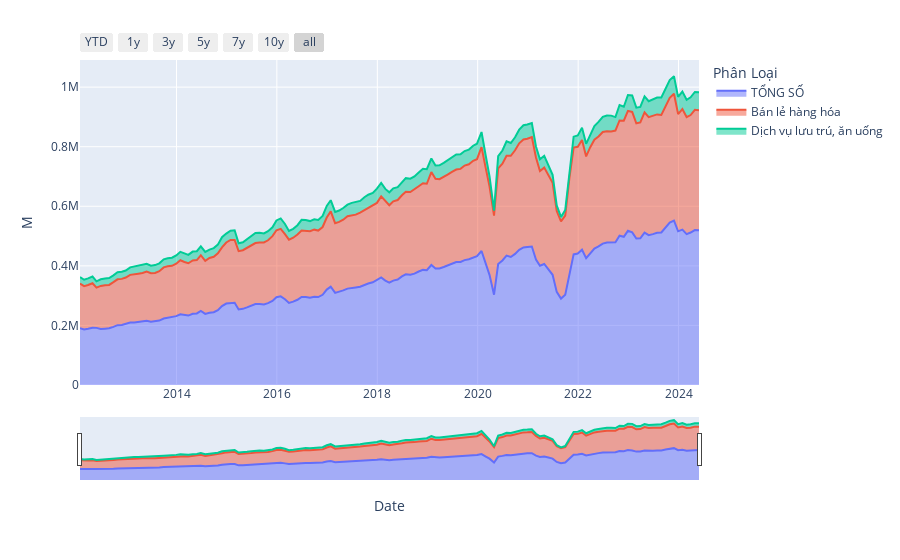

Notebook code for this chart:
### Code cell
import pandas as pd
import plotly.express as px
import plotly.graph_objects as go

df_show = dfs_tongmuc[
    (
        (dfs_tongmuc["Phân Loại"] == "TỔNG SỐ")
        | (dfs_tongmuc["Phân Loại"] == "Bán lẻ hàng hóa")
        | (dfs_tongmuc["Phân Loại"] == "Dịch vụ lưu trú, ăn uống")
        # | (dfs_tongmuc["Phân Loại"] == "Du lịch lữ hành")
        # | (dfs_tongmuc["Phân Loại"] == "Dịch vụ khác")
    )
    # & (dfs_tongmuc["Date"] > "2021-01-01")
]

fig = px.area(df_show, x="Date", y="M", color="Phân Loại")

fig.update_xaxes(
    rangeslider_visible=True,
    rangeselector=dict(
        buttons=[
            dict(count=1, label="YTD", step="year", stepmode="todate"),
            dict(count=1, label="1y", step="year", stepmode="backward"),
            dict(count=3, label="3y", step="year", stepmode="backward"),
            dict(count=5, label="5y", step="year", stepmode="backward"),
            dict(count=7, label="7y", step="year", stepmode="backward"),
            dict(count=10, label="10y", step="year", stepmode="backward"),
            dict(step="all"),
        ]
    ),
)

fig.show()

### Figure 1 — Plotly figure (JSON) as saved in the notebook; plotly's stock layout.template omitted (floating-point values rounded to 4 significant figures; data arrays with more than 128 entries replaced by an {"elided": "..."} marker saying what was removed)
{"data": [{"fillpattern": {"shape": ""}, "hovertemplate": "Phân Loại=TỔNG SỐ<br>Date=%{x}<br>M=%{y}<extra></extra>", "legendgroup": "TỔNG SỐ", "line": {"color": "#636efa"}, "marker": {"symbol": "circle"}, "mode": "lines", "name": "TỔNG SỐ", "orientation": "v", "showlegend": true, "stackgroup": "1", "type": "scatter", "x": {"elided": "149 str values"}, "xaxis": "x", "y": {"elided": "149 float values"}, "yaxis": "y"}, {"fillpattern": {"shape": ""}, "hovertemplate": "Phân Loại=Bán lẻ hàng hóa<br>Date=%{x}<br>M=%{y}<extra></extra>", "legendgroup": "Bán lẻ hàng hóa", "line": {"color": "#EF553B"}, "marker": {"symbol": "circle"}, "mode": "lines", "name": "Bán lẻ hàng hóa", "orientation": "v", "showlegend": true, "stackgroup": "1", "type": "scatter", "x": {"elided": "149 str values"}, "xaxis": "x", "y": {"elided": "149 float values"}, "yaxis": "y"}, {"fillpattern": {"shape": ""}, "hovertemplate": "Phân Loại=Dịch vụ lưu trú, ăn uống<br>Date=%{x}<br>M=%{y}<extra></extra>", "legendgroup": "Dịch vụ lưu trú, ăn uống", "line": {"color": "#00cc96"}, "marker": {"symbol": "circle"}, "mode": "lines", "name": "Dịch vụ lưu trú, ăn uống", "orientation": "v", "showlegend": true, "stackgroup": "1", "type": "scatter", "x": {"elided": "149 str values"}, "xaxis": "x", "y": {"elided": "149 float values"}, "yaxis": "y"}], "layout": {"legend": {"title": {"text": "Phân Loại"}, "tracegroupgap": 0}, "margin": {"t": 60}, "xaxis": {"anchor": "y", "domain": [0, 1], "rangeselector": {"buttons": [{"count": 1, "label": "YTD", "step": "year", "stepmode": "todate"}, {"count": 1, "label": "1y", "step": "year", "stepmode": "backward"}, {"count": 3, "label": "3y", "step": "year", "stepmode": "backward"}, {"count": 5, "label": "5y", "step": "year", "stepmode": "backward"}, {"count": 7, "label": "7y", "step": "year", "stepmode": "backward"}, {"count": 10, "label": "10y", "step": "year", "stepmode": "backward"}, {"step": "all"}]}, "rangeslider": {"visible": true}, "title": {"text": "Date"}}, "yaxis": {"anchor": "x", "domain": [0, 1], "title": {"text": "M"}}}}
